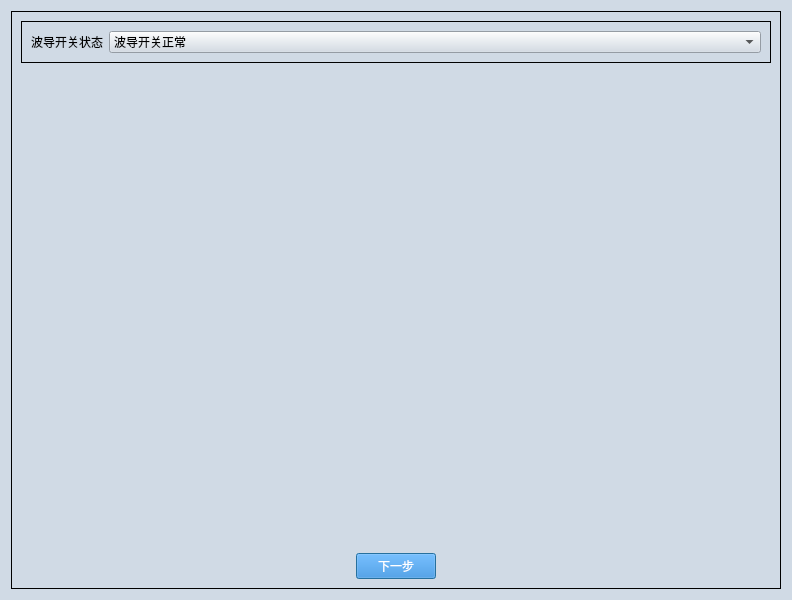
<?xml version="1.0" encoding="UTF-8"?>
<ui version="4.0">
 <class>Dialog</class>
 <widget class="QDialog" name="Dialog">
  <property name="geometry">
   <rect>
    <x>0</x>
    <y>0</y>
    <width>792</width>
    <height>600</height>
   </rect>
  </property>
  <property name="font">
   <font>
    <family>Microsoft YaHei</family>
    <pointsize>14</pointsize>
   </font>
  </property>
  <property name="windowTitle">
   <string>Dialog</string>
  </property>
  <property name="styleSheet">
   <string notr="true">QDialog{
background-color:#D0DAE5;
}

QTextBrower{
background-color:#D0DAE5;
}

QLineEdit{
background-color:#D0DAE5;
}

QWidget{
background-color:#D0DAE5;
}

QStackedWidget{
background-color:#D0DAE5;
}

QHeaderView{
background-color:#D0DAE5;
}

QLabel{
font-size:12px;
font-family:Microsoft YaHei;
background-color:#D0DAE5;
}

QPushButton{         /*按钮自适应拉伸背景*/
border-width: 2px 15px 2px 15px;
background-color:#2884D8;
color: #FFFFFF;
font-size:12px;
font-family:Microsoft YaHei;
}

QGroupBox{
font-size:12px;
font-family:Microsoft YaHei;
border:1px solid rgb(0, 0, 0); 
}</string>
  </property>
  <layout class="QGridLayout" name="gridLayout_4">
   <item row="0" column="0">
    <widget class="QGroupBox" name="groupBox">
     <property name="title">
      <string/>
     </property>
     <layout class="QGridLayout" name="gridLayout_5">
      <item row="0" column="0">
       <layout class="QVBoxLayout" name="verticalLayout">
        <item>
         <widget class="QGroupBox" name="groupBox_2">
          <property name="title">
           <string/>
          </property>
          <layout class="QGridLayout" name="gridLayout_2">
           <property name="spacing">
            <number>6</number>
           </property>
           <item row="0" column="0">
            <layout class="QHBoxLayout" name="horizontalLayout" stretch="0,1">
             <item>
              <widget class="QLabel" name="label_5">
               <property name="text">
                <string>波导开关状态</string>
               </property>
              </widget>
             </item>
             <item>
              <widget class="QComboBox" name="comboBox_sg_addr">
               <item>
                <property name="text">
                 <string>波导开关正常</string>
                </property>
               </item>
               <item>
                <property name="text">
                 <string>波导开关故障</string>
                </property>
               </item>
              </widget>
             </item>
            </layout>
           </item>
          </layout>
         </widget>
        </item>
       </layout>
      </item>
      <item row="1" column="0">
       <spacer name="verticalSpacer">
        <property name="orientation">
         <enum>Qt::Vertical</enum>
        </property>
        <property name="sizeHint" stdset="0">
         <size>
          <width>20</width>
          <height>40</height>
         </size>
        </property>
       </spacer>
      </item>
      <item row="2" column="0">
       <layout class="QGridLayout" name="gridLayout">
        <item row="0" column="0">
         <spacer name="horizontalSpacer">
          <property name="orientation">
           <enum>Qt::Horizontal</enum>
          </property>
          <property name="sizeHint" stdset="0">
           <size>
            <width>40</width>
            <height>20</height>
           </size>
          </property>
         </spacer>
        </item>
        <item row="0" column="1">
         <widget class="QPushButton" name="pushButton_next">
          <property name="text">
           <string>下一步</string>
          </property>
         </widget>
        </item>
        <item row="0" column="2">
         <spacer name="horizontalSpacer_2">
          <property name="orientation">
           <enum>Qt::Horizontal</enum>
          </property>
          <property name="sizeHint" stdset="0">
           <size>
            <width>40</width>
            <height>20</height>
           </size>
          </property>
         </spacer>
        </item>
       </layout>
      </item>
     </layout>
    </widget>
   </item>
  </layout>
 </widget>
 <resources>
  <include location="iconQrc.qrc"/>
 </resources>
 <connections/>
</ui>
